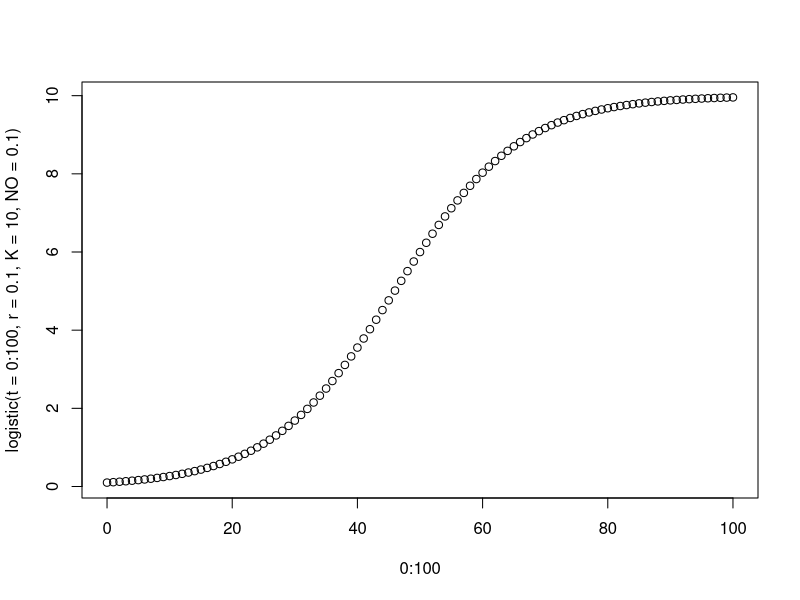

The R source for this figure:
## ---- chunk 1
knitr::opts_chunk$set(echo = TRUE)
## ---- chunk 2
logistic <- function(t, r, K, NO) {
  K * NO * exp(r * t) / (K + NO * (exp(r * t) - 1))
}

plot(0:100, logistic(t = 0:100, r = 0.1, K = 10, NO = 0.1))
